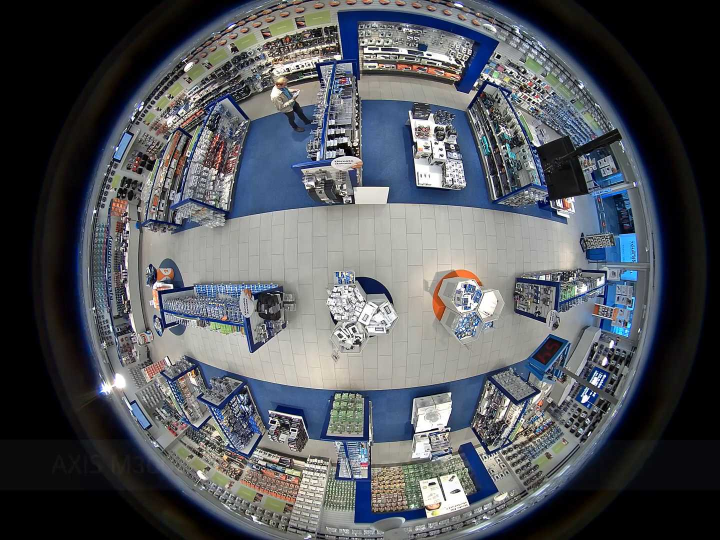
#> input picture app/shop/youtube_shop0086.jpg, 1440 x 1080 px (shown at 1/2 size); its folder holds 4 pictures in this run; the run also reads 1 picture not shown here
$ python main.py
#> lines starting #> are read from the running program, lines starting #| are printed output that depends on the picture
### app/dataloader.py
"""Handler functions and class to manage data """
from pathlib import Path
import cv2
import glob
import os
import xml.etree.ElementTree as ET
import time
import numpy as np


class DataFrame:
    """DataFrame class

    Encapsulate data about image and bounding boxes.
    """

    def __init__(self, xml, path:str):
        self.img_name, self.boxes = self._extract_info(xml)
        self.img = self._load_image(path)

    # [33 lines left out: functions _extract_info, _load_image, not called in this run]

    def _compute_distance(self, centroid1, centroid2):
        return np.linalg.norm(np.array(centroid1) - np.array(centroid2))

    # [23 lines left out: functions assign_ids, assign_nearest_ids, __repr__, not called in this run]


def load_images_from_dir(path):
    """Load images from the path to list"""
#> called with path = 'app/shop/*.jpg'
    imgs = [{'img':cv2.imread(file), 'filename': str(file)} for file in glob.glob(path)]
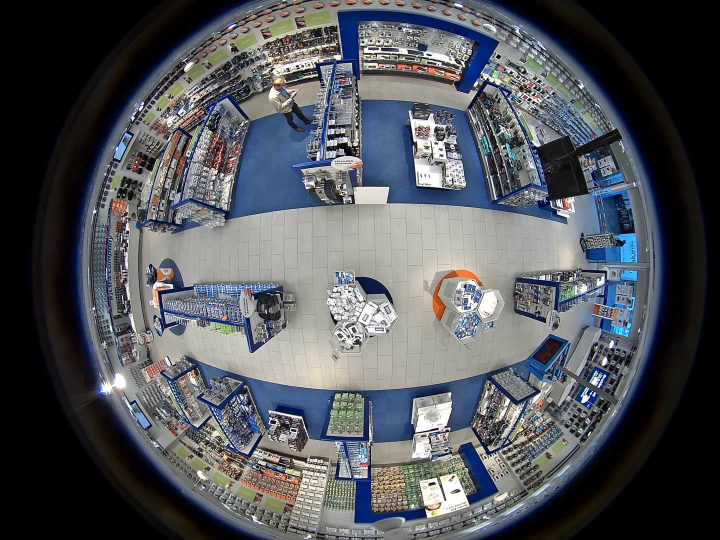
#> input picture app/shop/youtube_shop0106.jpg, 1440 x 1080 px (shown at 1/2 size)
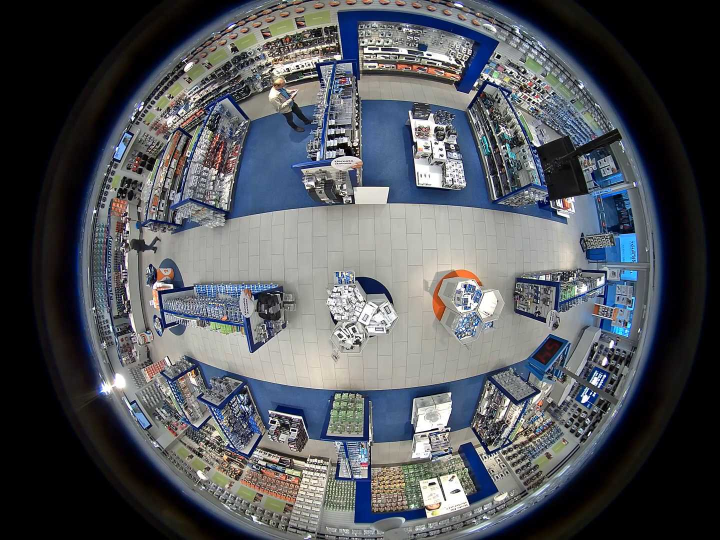
#> input picture app/shop/youtube_shop0116.jpg, 1440 x 1080 px (shown at 1/2 size)
#> imgs = 4 items
    return imgs

def load_xml_from_dir(path: str):
    """Load sorted xml files to list"""
    xmls = sorted([file for file in glob.glob(path)])
    return xmls


# [3 lines that do not run on import are left out]

### app/main.py
"""Main script file."""

from typing import Any
from pathlib import Path
from dataloader import load_images_from_dir, load_xml_from_dir, DataFrame

CURDIR = Path(__file__).parent

def main():
    """Main function."""
    print("Hello world!")

    shop_path = CURDIR / "shop"
    print("shop_path:", shop_path)

    imgs = load_images_from_dir((shop_path / "*.jpg").as_posix())
#> imgs = 4 items
    # print(imgs)
    xmls = load_xml_from_dir((shop_path / "*.xml").as_posix())
    print(f"[ DEBUG ] xmls: {xmls}")

    # Assign random IDs to the bounding boxes in first xml
#> (the run stopped early here; a loop or call above may not have finished)
